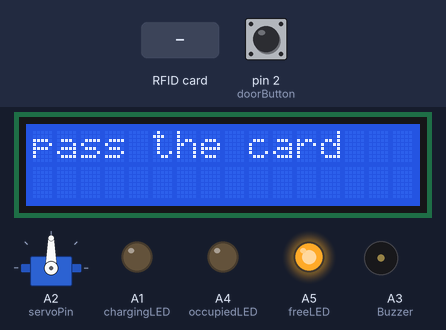
This sketch was run on a simulated Arduino Uno, built with avr-gcc and run on an emulated ATmega328P. On the bench: 16×2 character LCD, servo, output pins drawn as LEDs (lit = HIGH), buzzer (waves = sounding). The test bench sets the inputs (shaded band); at power-on: pin 2 (doorButton) LOW. Pins used as bus, display or sensor lines are not drawn; what the sketch prints to the serial monitor is not drawn.

Above: at 1.3 s.
1.4 s: RFID card 5E 7A 19 C4 held to the reader
At 1.9 s:
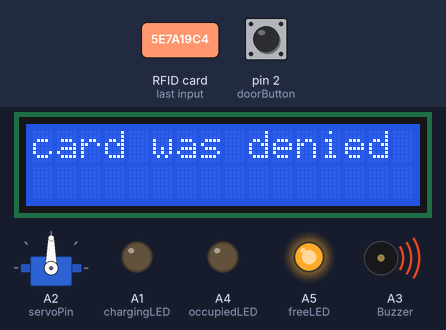
Timing chart, 0 to 4.4 s (numbered marks = the images above; inputs shaded):
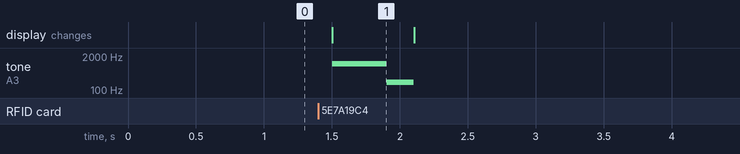

Measured:
- after the input at 1.4 s, tone on A3 (Buzzer): silent → 1000 Hz after 0.10 s, → 200 Hz 0.40 s later, → silent 0.20 s later; the display: changes after 0.10 s (image 1)
- what the display in image 1 shows lasts 0.6 s, from 1.5 s to 2.1 s

The sketch:

RFID_Final_Lock.ino
```cpp
#include <MFRC522.h>
#include <Servo.h>
#include <Wire.h>
#include <SPI.h>
#include <LiquidCrystal.h>

#define RST_PIN 9       //define the RST pin to pin 10
#define SS_PIN 10       //define the SS pin to pin 10
#define servoPin A2     //define the Servo to pin A2
#define freeLED A5      //define the Green LED to pin A5
#define occupiedLED A4  //define the Red LED to pin A4
#define chargingLED A1  //define the Yellow LED to pin A1
#define Buzzer A3       //define the Buzzer to pin A3

const int doorButton = 2;  //define the button pin to pin 2

const int rs = 8, en = 7, d4 = 6, d5 = 5, d6 = 4, d7 = 3;  //define the LCD pins

LiquidCrystal lcd(rs, en, d4, d5, d6, d7);  //create an LCD instance to control


bool lockState = true;                                                                             //define the lockState to true, locked
bool verifyNameOfCard(MFRC522::MIFARE_Key key, byte block, byte len, MFRC522::StatusCode status);  //function to verify the name of the card

Servo lockServo;  //create a Servo instance

MFRC522 mfrc522(SS_PIN, RST_PIN);  // Create MFRC522 instance

void setup() {
  Serial.begin(9600);            // Initialize serial communications with the PC
  SPI.begin();                   // Init SPI bus
  lcd.begin(16, 2);              // Begin the LCD with 16 colums and 2 rows
  mfrc522.PCD_Init();            // Init MFRC522 card
  pinMode(servoPin, OUTPUT);     //define the Servo as an  output
  pinMode(freeLED, OUTPUT);      //define the green LED as an output
  pinMode(occupiedLED, OUTPUT);  //define the red LED as an output
  pinMode(chargingLED, OUTPUT);  //define the yellow LED as an output
  pinMode(Buzzer, OUTPUT);       //define the Buzzer as an output
  pinMode(doorButton, INPUT);    //define the button as an input

  lockServo.write(90);  //start the servo in the 90º position, locked

  digitalWrite(freeLED, HIGH);  //turn on the green LED
  lockServo.attach(servoPin);   //attach a Servo to a pin
  lcd.print("pass the card");   //write on the LCD to "pass the card"
}

void loop() {
  int stateButton = digitalRead(doorButton);

  // Prepare key - all keys are set to FFFFFFFFFFFFh at chip delivery from the factory.
  MFRC522::MIFARE_Key key;
  for (byte i = 0; i < 6; i++) key.keyByte[i] = 0xFF;

  //some variables we need
  byte block;
  byte len;
  MFRC522::StatusCode status;

  //-------------------------------------------

  // check if there are any new cards
  if (!mfrc522.PICC_IsNewCardPresent()) {
    return false;
  }

  // read the card if there is a card
  if (!mfrc522.PICC_ReadCardSerial()) {
    return false;
  }

  Serial.println(F("**Card Detected:**"));


  if (verifyNameOfCard(key, block, len, status) && (stateButton == 1) && (lockState == true)) {          //if the card is correct, the button is pressed and the Servo is in the locked possition
    openDoor();                                                                                          //call the openDoor fucntion
  } else if (verifyNameOfCard(key, block, len, status) && (stateButton == 1) && (lockState == false)) {  //if the card is correct, the button is pressed and the Servo is in the unlocked possition
    closeDoor();                                                                                         //call the closeDoor fucntion
  } else if (verifyNameOfCard(key, block, len, status) && (stateButton == 0) && (lockState == false)) {  //if the card is correct, the button is not pressed and the Servo is in the unlocked possition
    doorNotClosed();                                                                                     //call the doorNotClosed fucntion
  } else {                                                                                               //in every other case where none of those apply
    cardDenied();                                                                                        //call the cardDenied fucntion
  }

  mfrc522.PICC_HaltA();
  mfrc522.PCD_StopCrypto1();
}


bool verifyNameOfCard(MFRC522::MIFARE_Key key, byte block, byte len, MFRC522::StatusCode status) {  //function to verify the name of the card
  Serial.print(F("Name: "));

  byte buffer1[18];

  block = 4;
  len = 18;

  //------------------------------------------- GET FIRST NAME
  status = mfrc522.PCD_Authenticate(MFRC522::PICC_CMD_MF_AUTH_KEY_A, 4, &key, &(mfrc522.uid));  //line 834 of MFRC522.cpp file
  if (status != MFRC522::STATUS_OK) {
    Serial.print(F("Authentication failed: "));
    Serial.println(mfrc522.GetStatusCodeName(status));
    return false;
  }

  status = mfrc522.MIFARE_Read(block, buffer1, &len);
  if (status != MFRC522::STATUS_OK) {
    Serial.print(F("Reading failed: "));
    Serial.println(mfrc522.GetStatusCodeName(status));
    return false;
  }

  String Nome;
  //PRINT FIRST NAME
  for (uint8_t i = 0; i < 16; i++) {
    if (buffer1[i] != 32) {
      Serial.write(buffer1[i]);
      Nome += String((char)buffer1[i]);
    }
  }
  Serial.print(" ");
  Nome.trim();

  Serial.println(F("**End Reading**"));

  if ((Nome == "Silva") || (Nome == "Master")) {  //if the name of the card is the same as the name defiened
    return true;   //return that it's correct
  } else {
    return false;  //return that it's inncorrect
  }
}

void openDoor() {
  lcd.clear();                     //clear the LCD of the previous message
  digitalWrite(occupiedLED, LOW);  //turn off the occupied LED
  digitalWrite(freeLED, HIGH);     //turn on the free LED
  digitalWrite(chargingLED, LOW);  //turn off the charging LED
  lcd.print("Door opening");       //print on the LCD "door opening"
  tone(Buzzer, 1000, 1000);        //buzzer makes a sound
  delay(1000);                     //delay the code for 1000 milliseconds (1 second)
  lockServo.write(0);              //turn the servo to the 0º position, unlocked
  lcd.clear();                     //clear the LCD of the previous message
  lcd.print("pass the card");      //print on the LCD "pass the card"
  lockState = false;               //change the lockState to false, meaning the locker is now unlocked
}

void closeDoor() {
  lcd.clear();                      //clear the LCD of the previous message
  digitalWrite(occupiedLED, HIGH);  //turn on the occupied LED
  digitalWrite(freeLED, LOW);       //turn off the free LED
  digitalWrite(chargingLED, HIGH);  //turn on the charging LED
  lcd.print("Door closing");        //write on the LCD "door closing"
  tone(Buzzer, 1000, 1000);         //make the buzzer make a soound
  delay(1000);                      //delay the code for 1000 milliseconds (1 second)
  lockServo.write(90);              //turn the servo to the 90º position, locked
  lockState = true;                 //change the lockState to false, meaning the locker is now locked
  lcd.clear();                      //clear the LCD of the previous message
  lcd.print("In use");              //write on the LCD "pass the card"
}

void doorNotClosed() {
  lcd.clear();                  //clear the LCD of the previous message
  lcd.print("Close the door");  //write on the LCD "close the door"
  tone(Buzzer, 500, 1000);      //make the buzzer make a soound
  delay(1000);                  //delay the code for 1000 milliseconds (1 second)
  tone(Buzzer, 500, 1000);      //make the buzzer make a soound
  delay(1000);                  //delay the code for 1000 milliseconds (1 second)
  lcd.clear();                  //clear the LCD of the previous message
  lcd.print("pass the card");   //write on the LCD "pass the card"
}

void cardDenied() {
  lcd.clear();                   //clear the LCD of the previous message
  lcd.print("card was denied");  //write on the LCD "card was denied"
  tone(Buzzer, 1000, 200);       //make the buzzer make a soound
  delay(200);                    //delay the code for 200 milliseconds
  tone(Buzzer, 1000, 200);       //make the buzzer make a soound
  delay(200);                    //delay the code for 200 milliseconds
  tone(Buzzer, 200, 200);        //make the buzzer make a soound
  delay(200);                    //delay the code for 200 milliseconds
  lcd.clear();                   //clear the LCD of the previous message
  lcd.print("pass the card");    //write on the LCD "pass the card"
}
```
